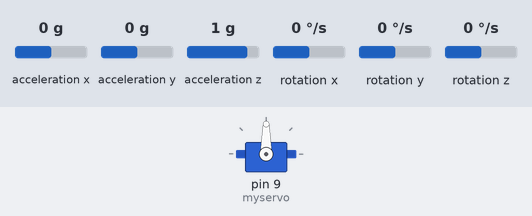
Bench run of a sketch on a simulated Arduino Uno, built with avr-gcc and run on an emulated ATmega328P. On the bench: servo. Wiring (inferred from the names in the program): MPU-6050 motion sensor at I2C address 0x68. Inputs (shaded band) come from the test bench; at power-on: acceleration x 0 g, acceleration z 1 g, rotation y 0 °/s, acceleration y 0 g, rotation x 0 °/s, rotation z 0 °/s. What the sketch prints to the serial monitor is not drawn.

Above: at 1.2 s.
1.3 s: acceleration x set to -1.4 g
At 1.8 s:
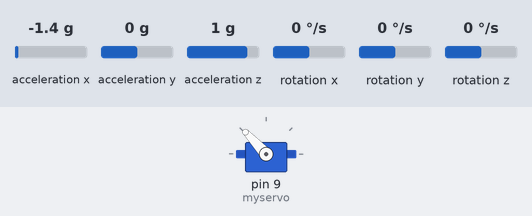
At 3.6 s:
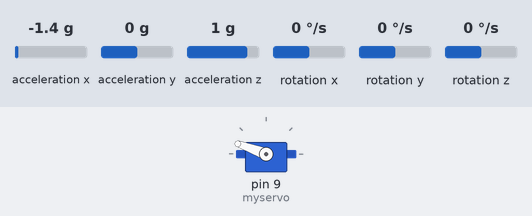
4.3 s: acceleration z set to -1.4 g
At 4.95 s:
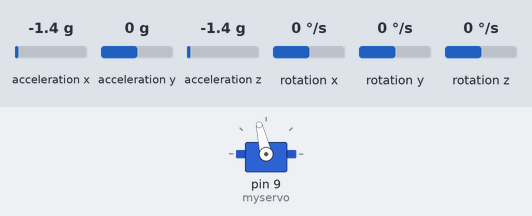
7.3 s: rotation y set to -192 °/s
8.9 s: rotation y set to 192 °/s
At 10.6 s:
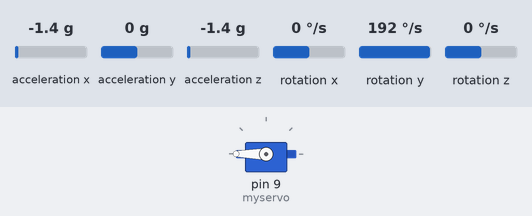
11.6 s: acceleration x set to 0.8 g
14.6 s: acceleration z set to 0 g
Timing chart, 0 to 18.1 s (numbered marks = the images above; inputs shaded):
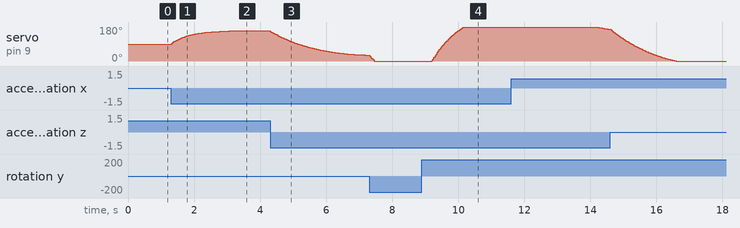

The sketch:

test.ino
```cpp
#include <Servo.h>

#include <Wire.h>
#include "mpu6050.h"
#include "kalm.h"

/* IMU Data */
int16_t accX, accY, accZ;
int16_t tempRaw;
int16_t gyroX, gyroY, gyroZ;
KalmanFilter kalmanFilter;

double temp; // Temperature

uint32_t timer;
uint8_t i2cData[14]; // Buffer for I2C data
Mpu6050 mpu;
double angle;
Servo myservo;
long oldTime=0;
void setup() {
 Serial.begin(9600);
 myservo.attach(9);
 mpu.init();
}
float i=0;
void loop() {
  /* Update all the values */

  int Array[14];
  mpu.getMpuData(Array);
  accX=Array[0];
  accY=Array[1];
  accZ=Array[2];

  tempRaw = Array[3];
  gyroX = Array[4];
  gyroY = Array[5];
  gyroZ = Array[6];
  /*
  while(i2cRead(0x3B,i2cData,14));
  accX = ((i2cData[0] << 8) | i2cData[1]);
  accY = ((i2cData[2] << 8) | i2cData[3]);
  accZ = ((i2cData[4] << 8) | i2cData[5]);
  tempRaw = ((i2cData[6] << 8) | i2cData[7]);
  gyroX = ((i2cData[8] << 8) | i2cData[9]);
  gyroY = ((i2cData[10] << 8) | i2cData[11]);
  gyroZ = ((i2cData[12] << 8) | i2cData[13]);
  */
  // atan2 outputs the value of -π to π (radians) - see http://en.wikipedia.org/wiki/Atan2
  // We then convert it to 0 to 2π and then from radians to degrees
  // Note: if we only consider the angle, we don't need transform the raw acceleration to its physical meaning
  // The formulation transforming to its physical meaning (Unit: g): accX = accX/16384.00;

  int Ax=-int(atan(float(accX)/float(accZ))*RAD_TO_DEG);//x方向角度
  //double omegaX=(gyroY)*0.00763358;
  double omegaX=(double)gyroY/131.0;
  double a;
  double b;
   long now=millis();
  float dt=float(now-oldTime)/1000;
   kalmanFilter.getValue(double(Ax),omegaX,double(dt),a,b);
  temp = ((double)tempRaw + 12412.0) / 340.0;

   myservo.write(fmap(a,-90,90,0,180));
 // myservo.write(map());

  /* Print Data */
  Serial.print("{{Rocker:[");
  Serial.print(fmap(a,-90.0,90.0,0,180.0));
  Serial.print(",");
  Serial.print(omegaX);
  //Serial.print(L3G_data[1]);
  Serial.print(",");
  Serial.print(a);
  Serial.print("]}}");
  /*
  Serial.print(accX);Serial.print(",");
  Serial.print(accY);Serial.print(",");
  Serial.print(accZ);Serial.print(",");

  //Serial.print(gyroX);Serial.print(",");
  //Serial.print(gyroY);Serial.print(",");
  //Serial.print(gyroZ);Serial.print(",");
  Serial.print(gyroXrate);Serial.print(",");
  Serial.print(gyroYrate); Serial.print(",");

  Serial.print(accXangle);Serial.print(",");
  Serial.print(gyroXangle);Serial.print(",");
  //Serial.print(compAngleX);Serial.print(",");
  //Serial.print(kalAngleX);Serial.print(",");

  //Serial.print(",");

  Serial.print(accYangle);Serial.print(",");
  Serial.print(gyroYangle);Serial.print(",");
  //Serial.print(compAngleY); Serial.print(",");
  //Serial.print(kalAngleY); //Serial.print(",");

  //Serial.print(temp);Serial.print(",");

  Serial.print("\r\n");
  */
  oldTime=now;
  delay(1);
}
float fmap(long x, float in_min, float in_max, float out_min, float out_max)
 {
   return (x - in_min) * (out_max - out_min) / (in_max - in_min) + out_min;
 }
```

kalm.cpp
```cpp
// (licence header left out)
 #include "kalm.h"

 KalmanFilter::KalmanFilter()
 {
   C_0 = 1.0f;
   Q_angle = 0.001f;
   Q_gyro = 0.003f;
   R_angle = 0.5f;
   q_bias = angle_err = PCt_0 = PCt_1 = E = K_0 = K_1 = t_0 = t_1 = 0.0f;
   angle = angle_dot = 0.0f;
   P[0][0] = 1.0f;
   P[0][1] = 0.0f;
   P[1][0] = 0.0f;
   P[1][1] = 1.0f;
   Pdot[0] = 0.0f;
   Pdot[1] = 0.0f;
   Pdot[2] = 0.0f;
   Pdot[3] = 0.0f;
 }

void  KalmanFilter::getValue(double angle_m, double gyro_m, double dt, double &outAngle, double &outAngleDot)
{
/*
  Serial.print("angle_m = ");
  Serial.print(angle_m);
  Serial.print(";");
  Serial.print("gyro_m = ");
  Serial.print(gyro_m);
  Serial.print(";");
*/

  angle+=(gyro_m-q_bias) * dt;
  angle_err = angle_m - angle;
  Pdot[0] = Q_angle - P[0][1] - P[1][0];
  Pdot[1] = -P[1][1];
  Pdot[2] = -P[1][1];
  Pdot[3] = Q_gyro;
  P[0][0] += Pdot[0] * dt;
  P[0][1] += Pdot[1] * dt;
  P[1][0] += Pdot[2] * dt;
  P[1][1] += Pdot[3] * dt;
  PCt_0 = C_0 * P[0][0];
  PCt_1 = C_0 * P[1][0];
  E = R_angle + C_0 * PCt_0;
  K_0 = PCt_0 / E;
  K_1 = PCt_1 / E;
  t_0 = PCt_0;
  t_1 = C_0 * P[0][1];
  P[0][0] -= K_0 * t_0;
  P[0][1] -= K_0 * t_1;
  P[1][0] -= K_1 * t_0;
  P[1][1] -= K_1 * t_1;
  angle += K_0 * angle_err;
  q_bias += K_1 * angle_err;
  angle_dot = gyro_m-q_bias;

  outAngle = angle;
  outAngleDot = angle_dot;
/*
  Serial.print("angle = ");
  Serial.print(angle);
  Serial.print(";");
  Serial.print("angle_dot = ");
  Serial.print(angle_dot);
  Serial.print(";");
*/
}
```

kalm.h
```cpp
// (licence header left out)
#include <Arduino.h>

#ifndef KALM_H
#define KALM_H

class KalmanFilter
{
  public:
  KalmanFilter();

  /*
    卡尔曼融合计算
    angle_m: 加速度计测量并通过atan2(ax,ay)方法计算得到的角度（弧度值）
    gyro_m:陀螺仪测量的角速度值（弧度值）
    dt:采样时间(s)
    outAngle:卡尔曼融合计算出的角度（弧度值）
    outAngleDot:卡尔曼融合计算出的角速度（弧度值）
  */
  void getValue(double angle_m, double gyro_m, double dt, double &outAngle, double &outAngleDot);

  private:
  double C_0, Q_angle, Q_gyro, R_angle;
  double q_bias, angle_err, PCt_0, PCt_1, E, K_0, K_1, t_0, t_1;
  double angle, angle_dot;
  double P[2][2];
  double Pdot[4];
};
#endif
```

mpu6050.cpp
```cpp
#include "mpu6050.h"
#include <Wire.h>


const uint8_t IMUAddress = 0x68; // AD0 is logic low on the PCB
const uint16_t I2C_TIMEOUT = 1000; // Used to check for errors in I2C communication

Mpu6050::Mpu6050(){
  /*
  gyroXoffset = -139;
  gyroYoffset = -74;
  gyroZoffset = -111;
   */
   gyroXoffset = 0;
  gyroYoffset = 0;
  gyroZoffset = 0;

}

void Mpu6050::init(){
  Wire.begin();
 Mpu6050::initMpu();
  Mpu6050::lookStatus();
}

void Mpu6050::getMpuData(int Array[7]){
  uint8_t i2cData[15];
  while(Mpu6050::i2cRead(0x3B,i2cData,14));
  Array[0] = ((i2cData[0] << 8) | i2cData[1]);//x
  Array[1] = ((i2cData[2] << 8) | i2cData[3]);//y
  Array[2] = ((i2cData[4] << 8) | i2cData[5]);//z
  Array[3] = ((i2cData[6] << 8) | i2cData[7]);  //tempRAW
  Array[4] = ((i2cData[8] << 8) | i2cData[9])+gyroXoffset;
  Array[5] = ((i2cData[10] << 8) | i2cData[11])+gyroYoffset;
  Array[6] = ((i2cData[12] << 8) | i2cData[13])+gyroZoffset;
}


void Mpu6050::lookStatus(){
  uint8_t i2cData[4];
  while(Mpu6050::i2cRead(0x75,i2cData,1));
    if(i2cData[0] != 0x68) { // Read "WHO_AM_I" register
      Serial.print(F("Error reading sensor"));
      while(1);
    }
}
void Mpu6050::initMpu(){
  uint8_t setData[4];
  setData[0] = 7; // Set the sample rate to 1000Hz - 8kHz/(7+1) = 1000Hz
  setData[1] = 0x00; // Disable FSYNC and set 260 Hz Acc filtering, 256 Hz Gyro filtering, 8 KHz sampling
  setData[2] = 0x00; // Set Gyro Full Scale Range to ±250deg/s
  setData[3] = 0x00; // Set Accelerometer Full Scale Range to ±2g
  while(i2cWrite(0x19,setData,4,false)); // Write to all four registers at once
  while(i2cWrite(0x6B,0x01,true));
  Serial.print("init success");
}

int Mpu6050::i2cWrite(uint8_t registerAddress, uint8_t data, bool sendStop) {
  return i2cWrite(registerAddress,&data,1,sendStop); // Returns 0 on success
}

int Mpu6050::i2cWrite(uint8_t registerAddress, uint8_t* data, uint8_t length, bool sendStop) {
  Wire.beginTransmission(IMUAddress);
  Wire.write(registerAddress);
  Wire.write(data, length);
  return Wire.endTransmission(sendStop); // Returns 0 on success
}


int Mpu6050::i2cRead(uint8_t registerAddress, uint8_t* data, uint8_t nbytes) {
  uint32_t timeOutTimer;
  Wire.beginTransmission(IMUAddress);
  Wire.write(registerAddress);
  if(Wire.endTransmission(false)) // Don't release the bus
    return 1; // Error in communication
  Wire.requestFrom(IMUAddress, nbytes,(uint8_t)true); // Send a repeated start and then release the bus after reading
  for(uint8_t i = 0; i < nbytes; i++) {
    if(Wire.available())
      data[i] = Wire.read();
    else {
      timeOutTimer = micros();
     // while(((micros() - timeOutTimer) < I2C_TIMEOUT) && !Wire.available());
      if(Wire.available())
        data[i]= Wire.read();
      else
        return 2; // Error in c
    }
  }
  return 0; // Success
}
```

mpu6050.h
```cpp
#include <Wire.h>

#include <Arduino.h>

#ifndef MPU6050_H
#define MPU6050_H


class Mpu6050{
  public:
    Mpu6050();
    void getMpuData(int Array[7]);
    int test();
    void init();
   private:
     void initMpu();
     void lookStatus();
     int i2cWrite(uint8_t registerAddress, uint8_t data, bool sendStop);
     int i2cWrite(uint8_t registerAddress, uint8_t* data, uint8_t length, bool sendStop);
     int i2cRead(uint8_t registerAddress, uint8_t* data, uint8_t nbytes);
     int16_t gyroXoffset;
     int16_t gyroYoffset;
      int16_t gyroZoffset;
};

#endif
```

Measured:
- after the input at 1.3 s, servo on pin 9 (myservo): rises from 90° to 160° in 2.0 s, then falls to 159° in 0.84 s
- after the input at 8.9 s, servo on pin 9 (myservo): moves from 0° to 180° over 0.99 s, starting after 0.30 s
